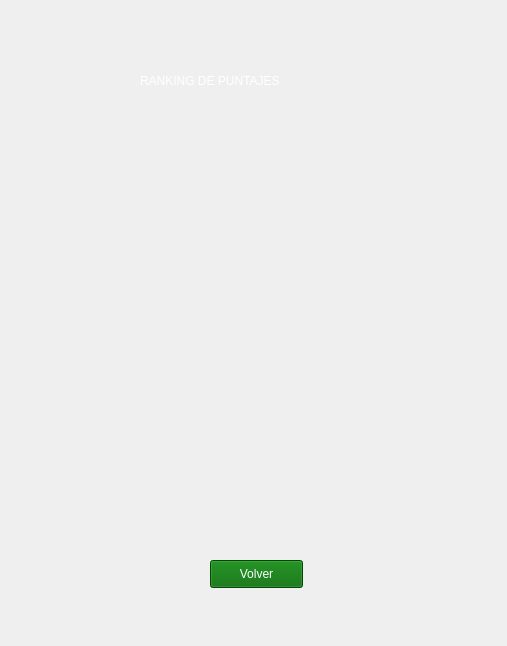
<?xml version="1.0" encoding="UTF-8"?>
<ui version="4.0">
 <class>MainWindow</class>
 <widget class="QMainWindow" name="MainWindow">
  <property name="geometry">
   <rect>
    <x>0</x>
    <y>0</y>
    <width>507</width>
    <height>646</height>
   </rect>
  </property>
  <property name="minimumSize">
   <size>
    <width>507</width>
    <height>646</height>
   </size>
  </property>
  <property name="maximumSize">
   <size>
    <width>507</width>
    <height>646</height>
   </size>
  </property>
  <property name="windowTitle">
   <string>Ventana Ranking</string>
  </property>
  <widget class="QWidget" name="centralwidget">
   <widget class="QLabel" name="fondo">
    <property name="geometry">
     <rect>
      <x>0</x>
      <y>0</y>
      <width>511</width>
      <height>651</height>
     </rect>
    </property>
    <property name="text">
     <string/>
    </property>
    <property name="pixmap">
     <pixmap>../sprites/Fondos/fondoMenu.png</pixmap>
    </property>
    <property name="scaledContents">
     <bool>true</bool>
    </property>
   </widget>
   <widget class="QLabel" name="sol">
    <property name="geometry">
     <rect>
      <x>40</x>
      <y>40</y>
      <width>81</width>
      <height>91</height>
     </rect>
    </property>
    <property name="text">
     <string/>
    </property>
    <property name="pixmap">
     <pixmap>../sprites/Elementos de juego/sol.png</pixmap>
    </property>
    <property name="scaledContents">
     <bool>true</bool>
    </property>
   </widget>
   <widget class="QLabel" name="ranking">
    <property name="geometry">
     <rect>
      <x>140</x>
      <y>20</y>
      <width>401</width>
      <height>121</height>
     </rect>
    </property>
    <property name="styleSheet">
     <string notr="true">color: rgb(255, 255, 255);
font: 75 16pt &quot;MS Shell Dlg 2&quot;;
</string>
    </property>
    <property name="text">
     <string>RANKING DE PUNTAJES</string>
    </property>
   </widget>
   <widget class="QLabel" name="usuario_1">
    <property name="geometry">
     <rect>
      <x>50</x>
      <y>160</y>
      <width>151</width>
      <height>71</height>
     </rect>
    </property>
    <property name="styleSheet">
     <string notr="true">color: rgb(255, 255, 255);
font: 75 12pt &quot;MS Shell Dlg 2&quot;;</string>
    </property>
    <property name="text">
     <string/>
    </property>
   </widget>
   <widget class="QLabel" name="usuario_5">
    <property name="geometry">
     <rect>
      <x>50</x>
      <y>430</y>
      <width>151</width>
      <height>71</height>
     </rect>
    </property>
    <property name="styleSheet">
     <string notr="true">color: rgb(255, 255, 255);
font: 75 12pt &quot;MS Shell Dlg 2&quot;;</string>
    </property>
    <property name="text">
     <string/>
    </property>
   </widget>
   <widget class="QLabel" name="usuario_4">
    <property name="geometry">
     <rect>
      <x>50</x>
      <y>360</y>
      <width>151</width>
      <height>71</height>
     </rect>
    </property>
    <property name="styleSheet">
     <string notr="true">color: rgb(255, 255, 255);
font: 75 12pt &quot;MS Shell Dlg 2&quot;;</string>
    </property>
    <property name="text">
     <string/>
    </property>
   </widget>
   <widget class="QLabel" name="usuario_3">
    <property name="geometry">
     <rect>
      <x>50</x>
      <y>290</y>
      <width>151</width>
      <height>71</height>
     </rect>
    </property>
    <property name="minimumSize">
     <size>
      <width>151</width>
      <height>0</height>
     </size>
    </property>
    <property name="styleSheet">
     <string notr="true">color: rgb(255, 255, 255);
font: 75 12pt &quot;MS Shell Dlg 2&quot;;
</string>
    </property>
    <property name="text">
     <string/>
    </property>
   </widget>
   <widget class="QLabel" name="usuario_2">
    <property name="geometry">
     <rect>
      <x>50</x>
      <y>230</y>
      <width>151</width>
      <height>71</height>
     </rect>
    </property>
    <property name="styleSheet">
     <string notr="true">color: rgb(255, 255, 255);
font: 75 12pt &quot;MS Shell Dlg 2&quot;;</string>
    </property>
    <property name="text">
     <string/>
    </property>
   </widget>
   <widget class="QLabel" name="girasol">
    <property name="geometry">
     <rect>
      <x>390</x>
      <y>160</y>
      <width>71</width>
      <height>71</height>
     </rect>
    </property>
    <property name="text">
     <string/>
    </property>
    <property name="pixmap">
     <pixmap>../sprites/Plantas/girasol_1.png</pixmap>
    </property>
    <property name="scaledContents">
     <bool>true</bool>
    </property>
   </widget>
   <widget class="QLabel" name="planta_clasica">
    <property name="geometry">
     <rect>
      <x>390</x>
      <y>260</y>
      <width>71</width>
      <height>71</height>
     </rect>
    </property>
    <property name="text">
     <string/>
    </property>
    <property name="pixmap">
     <pixmap>../sprites/Plantas/lanzaguisantes_1.png</pixmap>
    </property>
    <property name="scaledContents">
     <bool>true</bool>
    </property>
   </widget>
   <widget class="QLabel" name="planta_azul">
    <property name="geometry">
     <rect>
      <x>390</x>
      <y>360</y>
      <width>71</width>
      <height>71</height>
     </rect>
    </property>
    <property name="text">
     <string/>
    </property>
    <property name="pixmap">
     <pixmap>../sprites/Plantas/lanzaguisantesHielo_1.png</pixmap>
    </property>
    <property name="scaledContents">
     <bool>true</bool>
    </property>
   </widget>
   <widget class="QLabel" name="patata">
    <property name="geometry">
     <rect>
      <x>390</x>
      <y>460</y>
      <width>71</width>
      <height>71</height>
     </rect>
    </property>
    <property name="text">
     <string/>
    </property>
    <property name="pixmap">
     <pixmap>../sprites/Plantas/papa_1.png</pixmap>
    </property>
    <property name="scaledContents">
     <bool>true</bool>
    </property>
   </widget>
   <widget class="QLabel" name="puntaje_1">
    <property name="geometry">
     <rect>
      <x>250</x>
      <y>160</y>
      <width>151</width>
      <height>71</height>
     </rect>
    </property>
    <property name="styleSheet">
     <string notr="true">color: rgb(255, 255, 255);
font: 75 12pt &quot;MS Shell Dlg 2&quot;;</string>
    </property>
    <property name="text">
     <string/>
    </property>
   </widget>
   <widget class="QLabel" name="puntaje_2">
    <property name="geometry">
     <rect>
      <x>250</x>
      <y>230</y>
      <width>151</width>
      <height>71</height>
     </rect>
    </property>
    <property name="styleSheet">
     <string notr="true">color: rgb(255, 255, 255);
font: 75 12pt &quot;MS Shell Dlg 2&quot;;</string>
    </property>
    <property name="text">
     <string/>
    </property>
   </widget>
   <widget class="QLabel" name="puntaje_3">
    <property name="geometry">
     <rect>
      <x>250</x>
      <y>290</y>
      <width>151</width>
      <height>71</height>
     </rect>
    </property>
    <property name="styleSheet">
     <string notr="true">color: rgb(255, 255, 255);
font: 75 12pt &quot;MS Shell Dlg 2&quot;;</string>
    </property>
    <property name="text">
     <string/>
    </property>
   </widget>
   <widget class="QLabel" name="puntaje_4">
    <property name="geometry">
     <rect>
      <x>250</x>
      <y>360</y>
      <width>151</width>
      <height>71</height>
     </rect>
    </property>
    <property name="styleSheet">
     <string notr="true">color: rgb(255, 255, 255);
font: 75 12pt &quot;MS Shell Dlg 2&quot;;</string>
    </property>
    <property name="text">
     <string/>
    </property>
   </widget>
   <widget class="QLabel" name="puntaje_5">
    <property name="geometry">
     <rect>
      <x>250</x>
      <y>430</y>
      <width>151</width>
      <height>71</height>
     </rect>
    </property>
    <property name="styleSheet">
     <string notr="true">color: rgb(255, 255, 255);
font: 75 12pt &quot;MS Shell Dlg 2&quot;;</string>
    </property>
    <property name="text">
     <string/>
    </property>
   </widget>
   <widget class="QPushButton" name="boton_volver">
    <property name="geometry">
     <rect>
      <x>210</x>
      <y>560</y>
      <width>93</width>
      <height>28</height>
     </rect>
    </property>
    <property name="styleSheet">
     <string notr="true">background-color: rgb(0, 104, 0);
color: rgb(255, 255, 255);
font: 87 9pt &quot;Arial Black&quot;;</string>
    </property>
    <property name="text">
     <string>Volver</string>
    </property>
   </widget>
   <widget class="QLabel" name="crazy_cruz">
    <property name="geometry">
     <rect>
      <x>20</x>
      <y>500</y>
      <width>161</width>
      <height>151</height>
     </rect>
    </property>
    <property name="text">
     <string/>
    </property>
    <property name="pixmap">
     <pixmap>../sprites/CrazyRuz/crazyCruz.png</pixmap>
    </property>
    <property name="scaledContents">
     <bool>true</bool>
    </property>
   </widget>
  </widget>
 </widget>
 <resources/>
 <connections/>
</ui>
